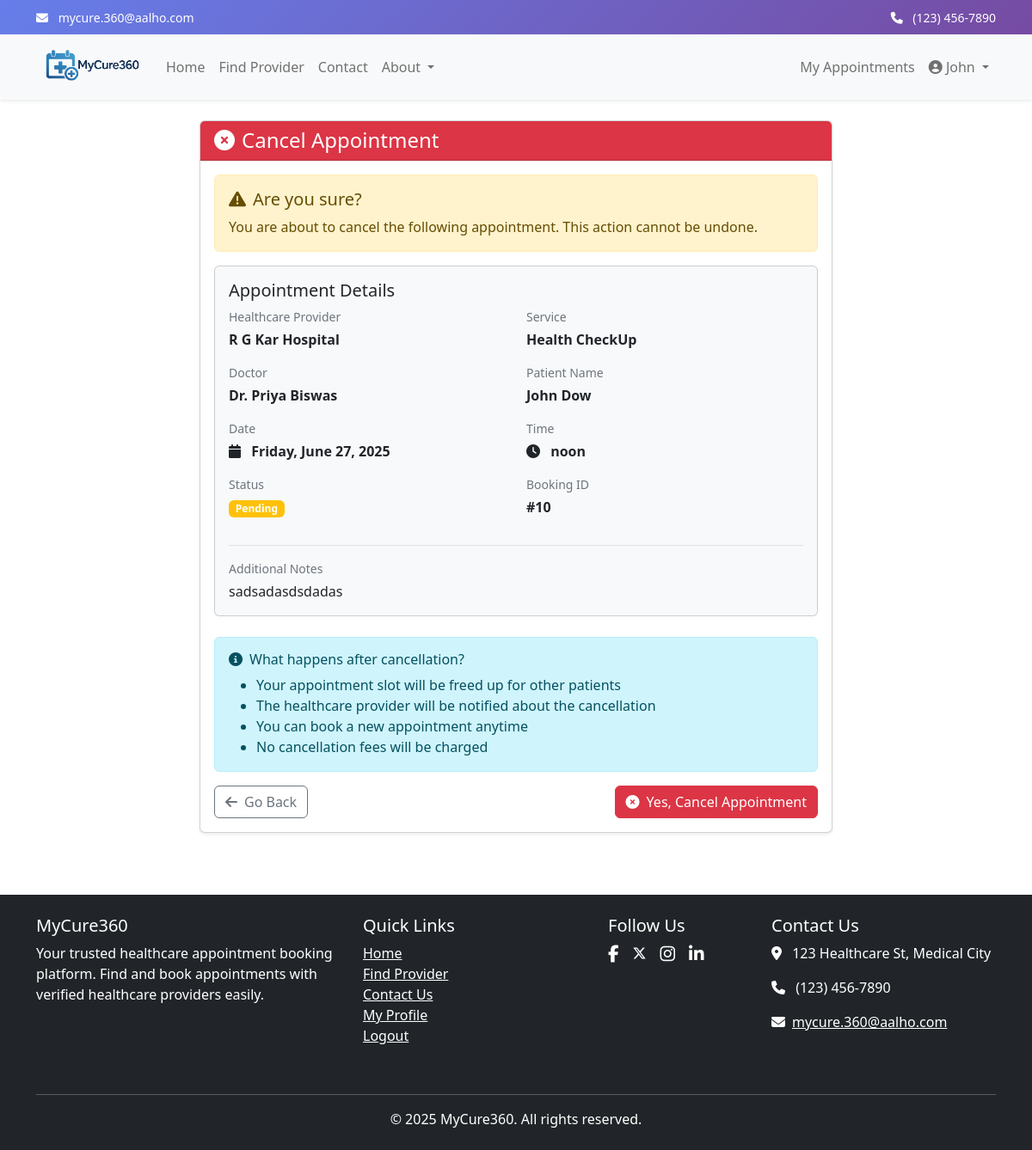
Screenshot of /appointments/appointment/10/cancel/ (signed in) with the database file from the repository.
### accounts/models.py (models this page shows, shortened)
class User(AbstractUser):
    USER_TYPE_CHOICES = (
        ('CUSTOMER', 'Customer'),
        ('AUTHORITY', 'Authority'),
        ('ADMIN', 'Admin'),
    )
    GENDER_CHOICES = (
        ('M', 'Male'),
        ('F', 'Female'),
        ('O', 'Other'),
        ('P', 'Prefer not to say'),
    )
    username = None
    email = models.EmailField(_('email address'), unique=True)
    phone_number = models.CharField(max_length=15, blank=True, null=True)
    user_type = models.CharField(max_length=10, choices=USER_TYPE_CHOICES, default='CUSTOMER')
    address = models.TextField(blank=True, null=True)
    date_of_birth = models.DateField(blank=True, null=True)
    gender = models.CharField(max_length=1, choices=GENDER_CHOICES, blank=True, null=True)
    age = models.PositiveIntegerField(blank=True, null=True)
    profile_picture = models.ImageField(upload_to='profile_pics/', blank=True, null=True)
    USERNAME_FIELD = 'email'
    REQUIRED_FIELDS = []
    objects = CustomUserManager()
    def __str__(self):
        return self.email
    class Meta:
        db_table = 'users'
        verbose_name = 'User'
        verbose_name_plural = 'Users'

### appointments/models.py (models this page shows, shortened)
class Appointment(models.Model):
    STATUS_CHOICES = (
        ('PENDING', 'Pending'),
        ('APPROVED', 'Approved'),
        ('REJECTED', 'Rejected'),
        ('COMPLETED', 'Completed'),
        ('CANCELLED', 'Cancelled'),
    )
    GENDER_CHOICES = (
        ('M', 'Male'),
        ('F', 'Female'),
        ('O', 'Other'),
    )
    user = models.ForeignKey(User, on_delete=models.CASCADE, related_name='appointments')
    authority = models.ForeignKey(Authority, on_delete=models.CASCADE, related_name='appointments')
    service = models.ForeignKey(Service, on_delete=models.CASCADE, related_name='appointments')
    doctor = models.ForeignKey(Doctor, on_delete=models.SET_NULL, related_name='appointments', blank=True, null=True)
    time_slot = models.ForeignKey(TimeSlot, on_delete=models.SET_NULL, related_name='appointments', null=True)
    patient_name = models.CharField(max_length=100, default='Unknown Patient')
    patient_email = models.EmailField(default='unknown@example.com')
    patient_phone = models.CharField(max_length=15, default='0000000000')
    patient_gender = models.CharField(max_length=1, choices=GENDER_CHOICES, default='M')
    patient_age = models.PositiveIntegerField(default=25)
    appointment_date = models.DateField()
    appointment_time = models.TimeField()
    status = models.CharField(max_length=10, choices=STATUS_CHOICES, default='PENDING')
    notes = models.TextField(blank=True, null=True)
    rejection_reason = models.TextField(blank=True, null=True)
    created_at = models.DateTimeField(auto_now_add=True)
    updated_at = models.DateTimeField(auto_now=True)
    def is_upcoming(self):
        appointment_datetime = timezone.make_aware(
            timezone.datetime.combine(self.appointment_date, self.appointment_time)
        )
        return appointment_datetime > timezone.now()
    def can_cancel(self):
        return self.status in ['PENDING', 'APPROVED'] and self.is_upcoming()
    class Meta:
        verbose_name = 'Appointment'
        verbose_name_plural = 'Appointments'
        db_table = 'appointments'
        ordering = ['-appointment_date', '-appointment_time']

### authorities/models.py (models this page shows, shortened)
class Authority(models.Model):
    AUTHORITY_TYPE_CHOICES = (
        ('HOSPITAL', 'Hospital'),
        ('CLINIC', 'Clinic'),
        ('DIAGNOSTIC', 'Diagnostic Center'),
    )
    user = models.OneToOneField(User, on_delete=models.CASCADE, related_name='authority_profile')
    name = models.CharField(max_length=255)
    authority_type = models.CharField(max_length=10, choices=AUTHORITY_TYPE_CHOICES)
    description = models.TextField()
    address = models.TextField()
    city = models.CharField(max_length=100)
    email = models.EmailField(blank=True, null=True)
    phone = models.CharField(max_length=15, blank=True, null=True)
    state = models.CharField(max_length=100)
    postal_code = models.CharField(max_length=10)
    latitude = models.FloatField(blank=True, null=True)
    longitude = models.FloatField(blank=True, null=True)
    logo = models.ImageField(upload_to='authority_logos/', blank=True, null=True)
    website = models.URLField(blank=True, null=True)
    established_date = models.DateField(blank=True, null=True)
    opening_time = models.TimeField(default='09:00', help_text="Opening time (24-hour format)")
    closing_time = models.TimeField(default='18:00', help_text="Closing time (24-hour format)")
    open_on_weekends = models.BooleanField(default=True, help_text="Check if open on weekends")
    is_verified = models.BooleanField(default=False)
    registration_number = models.CharField(max_length=50, blank=True, null=True)
    created_at = models.DateTimeField(auto_now_add=True)
    updated_at = models.DateTimeField(auto_now=True)
    class Meta:
        verbose_name = 'Authority'
        verbose_name_plural = 'Authorities'
        db_table = 'authorities'

class Service(models.Model):
    authority = models.ForeignKey(Authority, on_delete=models.CASCADE, related_name='services')
    name = models.CharField(max_length=255)
    description = models.TextField()
    doctors = models.ManyToManyField(Doctor, related_name='services', blank=True)
    price = models.DecimalField(max_digits=10, decimal_places=2)
    duration_minutes = models.PositiveIntegerField(default=30)
    is_active = models.BooleanField(default=True)
    created_at = models.DateTimeField(auto_now_add=True)
    updated_at = models.DateTimeField(auto_now=True)
    class Meta:
        verbose_name = 'Service'
        verbose_name_plural = 'Services'
        db_table = 'services'

class Doctor(models.Model):
    GENDER_CHOICES = (
        ('MALE', 'Male'),
        ('FEMALE', 'Female'),
        ('OTHER', 'Other'),
    )
    authority = models.ForeignKey(Authority, on_delete=models.CASCADE, related_name='doctors')
    name = models.CharField(max_length=255)
    specialization = models.CharField(max_length=255)
    qualification = models.CharField(max_length=255)
    experience_years = models.PositiveIntegerField()
    gender = models.CharField(max_length=6, choices=GENDER_CHOICES)
    photo = models.ImageField(upload_to='doctor_photos/', blank=True, null=True)
    email = models.EmailField(blank=True, null=True)
    phone = models.CharField(max_length=15, blank=True, null=True)
    bio = models.TextField(blank=True, null=True)
    consultation_fee = models.DecimalField(max_digits=10, decimal_places=2, blank=True, null=True)
    is_active = models.BooleanField(default=True)
    created_at = models.DateTimeField(auto_now_add=True)
    updated_at = models.DateTimeField(auto_now=True)
    class Meta:
        verbose_name = 'Doctor'
        verbose_name_plural = 'Doctors'
        db_table = 'doctors'

### appointments/views.py (the view, shortened to what this page needs)
# urls.py: path('appointment/<int:appointment_id>/cancel/', views.cancel_appointment_view, name='cancel_appointment'),
@login_required
def cancel_appointment_view(request, appointment_id):
    appointment = get_object_or_404(Appointment, id=appointment_id, user=request.user)
    if not appointment.can_cancel():
        messages.error(request, "This appointment cannot be cancelled.")
        return redirect('appointment_detail', appointment_id=appointment_id)
    context = {
        'appointment': appointment,
    }
    return render(request, 'appointments/cancel_appointment.html', context)

### appointments/templates/appointments/cancel_appointment.html (shortened to what this page needs)
{% extends 'base.html' %}
{% load static %}
{% block content %}
<div class="container py-4">
    <div class="row justify-content-center">
        <div class="col-lg-8">
            <div class="card shadow-sm">
                <div class="card-header bg-danger text-white">
                    <h4 class="mb-0">
                        <i class="fas fa-times-circle me-2"></i>Cancel Appointment
                    </h4>
                </div>
                <div class="card-body">
                    <div class="alert alert-warning">
                        <h5 class="alert-heading">
                            <i class="fas fa-exclamation-triangle me-2"></i>Are you sure?
                        </h5>
                        <p class="mb-0">You are about to cancel the following appointment. This action cannot be undone.</p>
                    </div>
                    <div class="card bg-light mb-4">
                        <div class="card-body">
                            <h5 class="card-title">Appointment Details</h5>
                            <div class="row">
                                <div class="col-md-6 mb-3">
                                    <p class="mb-1 text-muted small">Healthcare Provider</p>
                                    <p class="mb-0 fw-bold">{{ appointment.authority.name }}</p>
                                </div>
                                <div class="col-md-6 mb-3">
                                    <p class="mb-1 text-muted small">Service</p>
                                    <p class="mb-0 fw-bold">{{ appointment.service.name }}</p>
                                </div>
                                <div class="col-md-6 mb-3">
                                    <p class="mb-1 text-muted small">Doctor</p>
                                    <p class="mb-0 fw-bold">
                                        {% if appointment.doctor %}
                                            Dr. {{ appointment.doctor.name }}
                                        {% else %}
                                            Not Assigned
                                        {% endif %}
                                    </p>
                                </div>
                                <div class="col-md-6 mb-3">
                                    <p class="mb-1 text-muted small">Patient Name</p>
                                    <p class="mb-0 fw-bold">{{ appointment.patient_name }}</p>
                                </div>
                                <div class="col-md-6 mb-3">
                                    <p class="mb-1 text-muted small">Date</p>
                                    <p class="mb-0 fw-bold">
                                        <i class="fas fa-calendar me-2"></i>
                                        {{ appointment.appointment_date|date:"l, F d, Y" }}
                                    </p>
                                </div>
                                <div class="col-md-6 mb-3">
                                    <p class="mb-1 text-muted small">Time</p>
                                    <p class="mb-0 fw-bold">
                                        <i class="fas fa-clock me-2"></i>
                                        {{ appointment.appointment_time }}
                                    </p>
                                </div>
                                <div class="col-md-6 mb-3">
                                    <p class="mb-1 text-muted small">Status</p>
                                    <span class="badge
                                        {% if appointment.status == 'PENDING' %}bg-warning{% endif %}
                                    ">
                                        {{ appointment.get_status_display }}
                                    </span>
                                </div>
                                <div class="col-md-6 mb-3">
                                    <p class="mb-1 text-muted small">Booking ID</p>
                                    <p class="mb-0 fw-bold">#{{ appointment.id }}</p>
                                </div>
                            </div>
                            {% if appointment.notes %}
                            <div class="mt-3 pt-3 border-top">
                                <p class="mb-1 text-muted small">Additional Notes</p>
                                <p class="mb-0">{{ appointment.notes }}</p>
                            </div>
                            {% endif %}
                        </div>
                    </div>
                    <div class="alert alert-info">
                        <h6 class="alert-heading">
                            <i class="fas fa-info-circle me-2"></i>What happens after cancellation?
                        </h6>
                        <ul class="mb-0">
                            <li>Your appointment slot will be freed up for other patients</li>
                            <li>The healthcare provider will be notified about the cancellation</li>
                            <li>You can book a new appointment anytime</li>
                            <li>No cancellation fees will be charged</li>
                        </ul>
                    </div>
                    <div class="d-flex justify-content-between">
                        <a href="{% url 'appointment_detail' appointment.id %}" class="btn btn-outline-secondary">
                            <i class="fas fa-arrow-left me-2"></i>Go Back
                        </a>
                        <form method="post" class="d-inline">
                            <button type="submit" class="btn btn-danger" onclick="return confirm('Are you absolutely sure you want to cancel this appointment?')">
                                <i class="fas fa-times-circle me-2"></i>Yes, Cancel Appointment
                            </button>
                        </form>
                    </div>
                </div>
            </div>
        </div>
    </div>
</div>
{% endblock %}

### templates/navbar.html (shortened to what this page needs)
<div class="header-gradient text-white py-2">
    <div class="container">
        <div class="row">
            <div class="col-md-6">
                <small>
                    <i class="fas fa-envelope me-2"></i>
                    <a href="mailto:mycure.360@aalho.com" class="text-white text-decoration-none">mycure.360@aalho.com</a>
                </small>
            </div>
            <div class="col-md-6 text-md-end">
                <small>
                    <i class="fas fa-phone me-2"></i>
                    <a href="tel:+1234567890" class="text-white text-decoration-none">(123) 456-7890</a>
                </small>
            </div>
        </div>
    </div>
</div>
<nav class="navbar navbar-expand-lg navbar-light bg-light shadow-sm w-100">
    <div class="container">
        <a class="navbar-brand" href="{% url 'home' %}">
            <img src="/static/images/logo.png" alt="MyCure360 Logo" height="50">
        </a>
        <div class="collapse navbar-collapse" id="navbarNav">
            <ul class="navbar-nav me-auto">
                <li class="nav-item">
                    <a class="nav-link" href="{% url 'home' %}">Home</a>
                </li>
                <li class="nav-item">
                    <a class="nav-link" href="{% url 'search' %}">Find Provider</a>
                </li>
                <li class="nav-item">
                    <a class="nav-link" href="{% url 'contact' %}">Contact</a>
                </li>
                <li class="nav-item dropdown">
                    <a class="nav-link dropdown-toggle" href="#" id="aboutDropdown" role="button" data-bs-toggle="dropdown" aria-expanded="false">
                        About
                    </a>
                </li>
            </ul>
            <ul class="navbar-nav">
                {% if user.is_authenticated %}
                    {% if user.user_type == 'ADMIN' %}
                    <li class="nav-item">
                        <a class="nav-link" href="{% url 'admin_dashboard' %}">Admin Dashboard</a>
                    </li>
                    {% elif user.user_type == 'AUTHORITY' %}
                    <li class="nav-item">
                        <a class="nav-link" href="{% url 'authority_dashboard' %}">Authority Dashboard</a>
                    </li>
                    {% else %}
                    <li class="nav-item">
                        <a class="nav-link" href="{% url 'my_appointments' %}">My Appointments</a>
                    </li>
                    {% endif %}
                    <li class="nav-item dropdown">
                        <a class="nav-link dropdown-toggle" href="#" id="navbarDropdown" role="button" data-bs-toggle="dropdown" aria-expanded="false">
                            <i class="fas fa-user-circle"></i> {{ user.first_name }}
                        </a>
                    </li>
                {% endif %}
            </ul>
        </div>
    </div>
</nav>

### rows the page displays
User: first_name "John"
Appointment: authority.name "R G Kar Hospital", service.name "Health CheckUp", doctor.name "Priya Biswas", patient_name "John Dow", appointment_date "Friday, June 27, 2025", appointment_time "noon", status "Pending", id "10", notes "sadsadasdsdadas"
